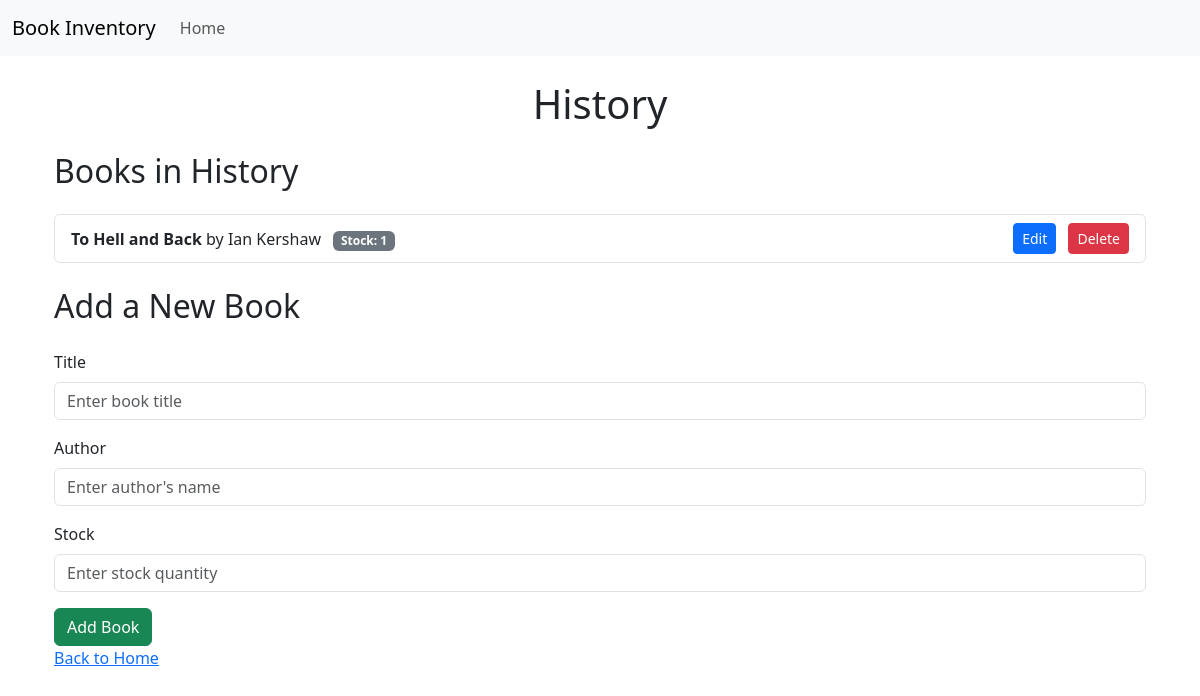
/genre/History, run on an earlier commit of the app's database.
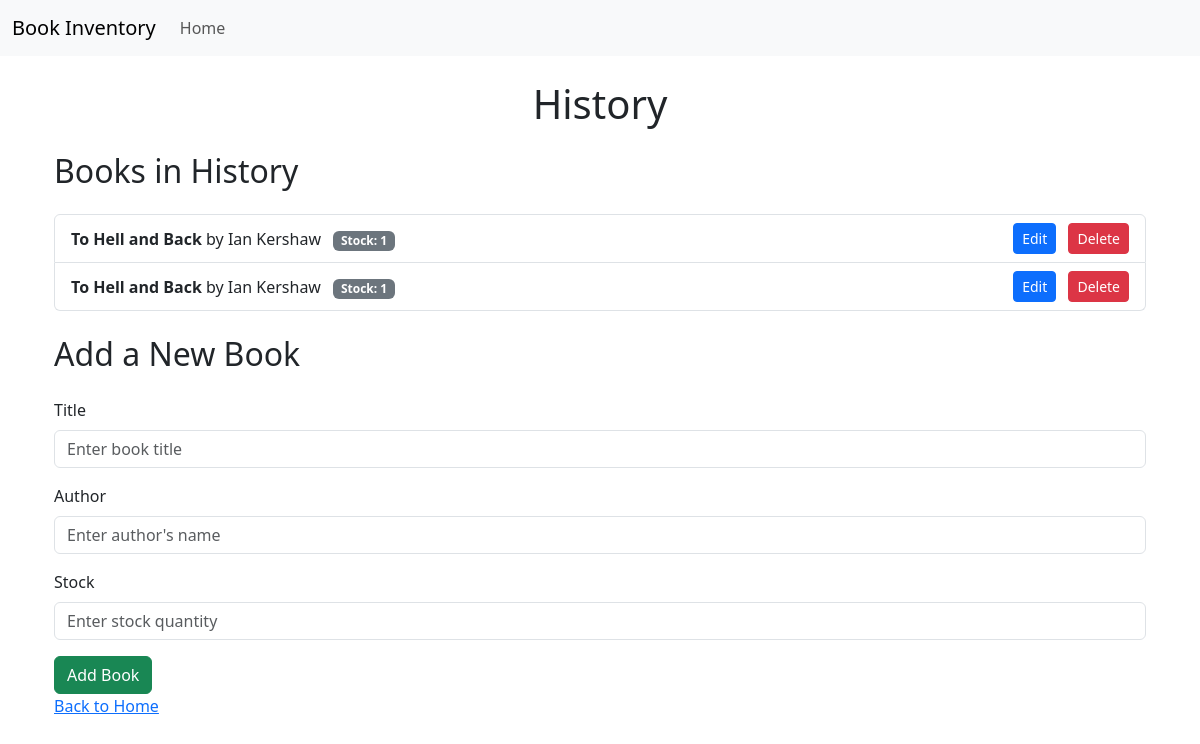
And on a later commit of the database.
### models/book.py (models this page shows)
class Genre(db.Model):
    __tablename__ = 'genres'
    id = db.Column(db.Integer, primary_key=True)
    name = db.Column(db.String(100), unique=True, nullable=False)
    books = db.relationship('Book', backref='genre',
                            cascade="all, delete-orphan", lazy=True)

class Book(db.Model):
    __tablename__ = 'books'
    id = db.Column(db.Integer, primary_key=True)
    title = db.Column(db.String(255), nullable=False)
    author = db.Column(db.String(255), nullable=False)
    genre_id = db.Column(db.Integer, db.ForeignKey(
        'genres.id'), nullable=False)
    stock = db.Column(db.Integer, default=1, nullable=False)
    __table_args__ = (UniqueConstraint('title', 'author',
                      'genre_id', name='unique_book_per_genre'),)

### app.py (the view)
@app.route('/genre/<genre_name>')
def view_genre(genre_name):
    genre_name = genre_name.replace('-', ' ')
    genre = Genre.query.filter_by(name=genre_name).first_or_404()
    books = Book.query.filter_by(genre_id=genre.id).all()
    return render_template('genre_books.html', genre=genre, books=books)

### templates/genre_books.html
{%extends 'layout.html'%} {%block body %}
<div class="container my-4">
  <h1 class="text-center mb-4">{{ genre.name }}</h1>
  <h2 class="mb-4">Books in {{ genre.name }}</h2>
  <ul class="list-group">
    {% for book in books %}
    <li
      class="list-group-item d-flex justify-content-between align-items-center"
    >
      <div>
        <strong>{{ book.title }}</strong> by {{ book.author }}
        <span class="badge bg-secondary ms-2">Stock: {{ book.stock }}</span>
      </div>
      <div>
        <a
          href="{{ url_for('edit_book', book_id=book.id) }}"
          class="btn btn-sm btn-primary me-2"
        >
          Edit
        </a>
        <form
          action="{{ url_for('delete_book', book_id=book.id) }}"
          method="POST"
          style="display: inline"
        >
          <button
            type="submit"
            class="btn btn-sm btn-danger"
            onclick="return confirm('Are you sure you want to delete this book?');"
          >
            Delete
          </button>
        </form>
      </div>
    </li>
    {% endfor %}
  </ul>
  <h2 class="my-4">Add a New Book</h2>
  <form
    method="POST"
    action="{{ url_for('add_book_to_genre', genre_id=genre.id) }}"
    class="needs-validation"
    novalidate
  >
    <div class="mb-3">
      <label for="title" class="form-label">Title</label>
      <input
        type="text"
        id="title"
        name="title"
        class="form-control"
        placeholder="Enter book title"
        required
      />
    </div>
    <div class="mb-3">
      <label for="author" class="form-label">Author</label>
      <input
        type="text"
        id="author"
        name="author"
        class="form-control"
        placeholder="Enter author's name"
        required
      />
    </div>
    <div class="mb-3">
      <label for="stock" class="form-label">Stock</label>
      <input
        type="number"
        id="stock"
        name="stock"
        class="form-control"
        min="1"
        placeholder="Enter stock quantity"
        required
      />
    </div>
    <button type="submit" class="btn btn-success">Add Book</button>
  </form>
  <a href="{{ url_for('index') }}">Back to Home</a>
</div>
{% endblock%}

### templates/layout.html (shortened to what this page needs)
<!DOCTYPE html>
<html lang="en">
  <head>
    <link
      rel="stylesheet"
      href="https://cdn.jsdelivr.net/npm/bootstrap@5.3.3/dist/css/bootstrap.min.css"
    />
  </head>
  <body>
    {%include 'includes/_navbar.html'%}
    <div class="container">
       {%block body %} {% endblock%}
    </div>
  </body>
</html>

### templates/includes/_navbar.html (shortened to what this page needs)
<nav class="navbar navbar-expand-lg navbar-light bg-light">
  <div class="container-fluid">
    <a class="navbar-brand" href="{{ url_for('index') }}">Book Inventory</a>
    <div class="collapse navbar-collapse" id="navbarNav">
      <ul class="navbar-nav">
        <li class="nav-item">
          <a class="nav-link" href="{{ url_for('index') }}">Home</a>
        </li>
      </ul>
    </div>
  </div>
</nav>

What changed in the data, as far as the page shows it:
added Book: title "To Hell and Back", author "Ian Kershaw", stock "1"
